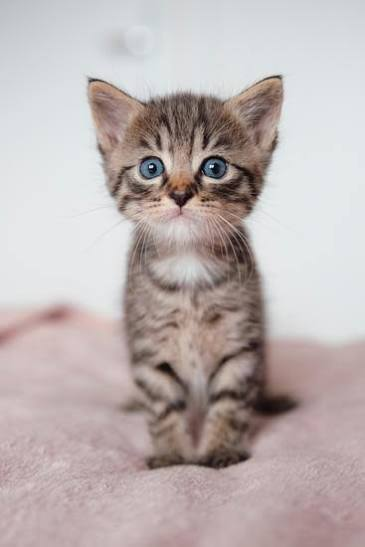
#> input picture CAT_images.jpg, 365 x 547 px
$ jupyter execute Assignment.ipynb
#> lines starting #> are read from the running program, lines starting #| are printed output that depends on the picture; long printed decimals are rounded
Q1. Read an image using OpenCV and display it

Approach:

Use cv2.imread() to read the image and cv2.imshow()/Matplotlib to display it.

[cell 1]
import cv2
import matplotlib.pyplot as plt

image = cv2.imread('CAT_images.jpg')
#> image is the input picture: shape (547, 365, 3); mean B, G, R 177.5, 177.9, 188.5

plt.figure(figsize=(8, 6))
plt.imshow(cv2.cvtColor(image, cv2.COLOR_BGR2RGB))
plt.axis("off")
plt.show()

Observation:
The image was successfully read using OpenCV and displayed using Matplotlib after converting the color format from BGR to RGB.

Result:
The input image was successfully loaded and visualized.

Q2.Check Whether an Image Was Loaded Successfully

Approach / Logic

The objective is to verify whether OpenCV successfully loaded the image.

[cell 2]
import cv2

image = cv2.imread('CAT_images.jpg')

if image is None:
    print("Image not loaded")
else:
    print("Image loaded successfully")

Observation

The program checks whether OpenCV successfully reads the image.

Result

The image was successfully loaded using OpenCV.

Q3.Print the image height, width, and number of channels.

Approach:

Read the image using cv2.imread().

Use image.shape to get the image dimensions.

Store the height, width, and channels separately.

Print the values.

[cell 3]
import cv2

image = cv2.imread('CAT_images.jpg')

height, width, channels = image.shape
#> height = 547; width = 365; channels = 3

print("Height:", height)
#| Height: 547
print("Width:", width)
#| Width: 365
print("Channels:", channels)
#| Channels: 3

Observation

The program displays the height, width, and number of color channels of the image.

Result

The dimensions and channels of the image were successfully obtained using image.shape.

Q4.Calculate and print the total number of pixels in an image

Approach:

Read the image using cv2.imread().

Get the image height and width using image.shape.

Multiply height × width to calculate the total number of pixels.

Print the result.

[cell 4]
import cv2

image = cv2.imread('CAT_images.jpg')

height, width = image.shape[:2]

total_pixels = height * width
#> total_pixels = 199655

print("Total number of pixels:", total_pixels)
#| Total number of pixels: 199655

Observation

The total number of pixels is calculated by multiplying the image height by its width.

Result

The total number of pixels in the image was successfully calculated.

Q5.Print the data type (dtype) of the image matrix.

Approach:

Read the image using cv2.imread().

Use image.dtype to find the data type of the image.

Print the result

[cell 5]
import cv2

image = cv2.imread('CAT_images.jpg')

print("Image data type:", image.dtype)
#| Image data type: uint8

Observation

The program displays the data type used to store the pixel values of the image.

Result

The data type of the image was successfully obtained.

Q6.Read an image and save it with a different filename using OpenCV.

Approach:

Read the image using cv2.imread().

Save the image with a new filename using cv2.imwrite().

Print a message to confirm that the image was saved.

[cell 6]
import cv2

image = cv2.imread('CAT_images.jpg')

cv2.imwrite('CAT_new.jpg', image)

print("Image saved successfully")

Observation

The original image is read and saved with a new filename.

Result

The image was successfully saved as CAT_new.jpg

Q7.Read an image directly in grayscale mode and display it

Approach:

Read the image using cv2.imread().

Use cv2.IMREAD_GRAYSCALE to read it directly as a grayscale image.

Display the grayscale image using Matplotlib

[cell 7]
import cv2
import matplotlib.pyplot as plt

image = cv2.imread('CAT_images.jpg', cv2.IMREAD_GRAYSCALE)
#> image: shape (547, 365); min 0, max 242, mean 181.1

plt.imshow(image, cmap='gray')
plt.axis("off")
plt.show()

Observation

The image is displayed in grayscale, without color information.

Result

The image was successfully read and displayed in grayscale mode

Q8.Convert a color image to grayscale using cv2.cvtColor().

Approach:

Read the color image using cv2.imread().

Use cv2.cvtColor() to convert the BGR image into grayscale.

Display the grayscale imag

[cell 8]
import cv2
import matplotlib.pyplot as plt

image = cv2.imread('CAT_images.jpg')

gray = cv2.cvtColor(image, cv2.COLOR_BGR2GRAY)

plt.imshow(gray, cmap='gray')
plt.axis("off")
plt.show()

Observation

The original color image is converted into a grayscale image containing different shades from black to white.

Result

The color image was successfully converted to grayscale using cv2.cvtColor().

Q9.Display an image using Matplotlib and hide the axis.

Approach:

Read the image using OpenCV.

Convert BGR to RGB for correct display.

Display the image using Matplotlib.

Hide the axis.

[cell 9]
import cv2
import matplotlib.pyplot as plt

image = cv2.imread('CAT_images.jpg')

image = cv2.cvtColor(image, cv2.COLOR_BGR2RGB)

plt.imshow(image)
plt.axis("off")
plt.show()

Observation

The image is displayed using Matplotlib without showing the coordinate axes.

Result

The image was successfully displayed using Matplotlib with the axis hidden.

Q10.Resize an image to 50% of its original width and height.

Approach:

Read the image using cv2.imread().

Use cv2.resize() to reduce both width and height to 50%.

Display the resized image.

[cell 10]
import cv2
import matplotlib.pyplot as plt

image = cv2.imread('CAT_images.jpg')

resized = cv2.resize(image, None, fx=0.5, fy=0.5)

plt.imshow(cv2.cvtColor(resized, cv2.COLOR_BGR2RGB))
plt.axis("off")
plt.show()
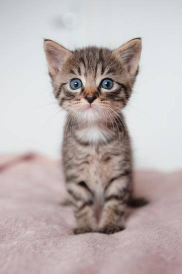
#> shown: shape (274, 182, 3); mean R, G, B 188.6, 177.9, 177.5

Observation

The image size is reduced to half of its original width and height.

Result

The image was successfully resized to 50% of its original dimensions using cv2.resize().

Q11. Access and print the pixel value at a selected (x, y) coordinate.

Approach:
Read the image, choose valid x and y coordinates, and use NumPy indexing as image[y, x].

[cell 11]
import cv2

image = cv2.imread('CAT_images.jpg')
x, y = 100, 100
print('Pixel value:', image[y, x])
#| Pixel value: [ 98 109 137]

Observation
The pixel is accessed with row y followed by column x.

Result
The pixel value at the selected coordinate was successfully obtained.

Q12. Modify the intensity/value of a selected pixel and save the modified image.

Approach:
Read the image, set the chosen BGR pixel value to black, and save the result.

[cell 12]
import cv2

image = cv2.imread('CAT_images.jpg')
x, y = 100, 100
image[y, x] = [0, 0, 0]
#> image: shape (547, 365, 3)
cv2.imwrite('modified_pixel_image.jpg', image)
print('Pixel modified and image saved')

Observation
The selected pixel is changed to black.

Result
The modified image is saved as modified_pixel_image.jpg.

Q13. Print the B, G, and R values of a selected color-image pixel.

Approach:
Read the color image and unpack the BGR values returned by image[y, x].

[cell 13]
import cv2

image = cv2.imread('CAT_images.jpg')
x, y = 100, 100
b, g, r = image[y, x]
#> b = 98; g = 109; r = 137
print('Blue:', b)
#| Blue: 98
print('Green:', g)
#| Green: 109
print('Red:', r)
#| Red: 137

Observation
OpenCV stores color pixels in BGR order.

Result
The blue, green, and red intensity values were successfully obtained.

Q14. Split a color image into its B, G, and R channels and display each channel.

Approach:
Use cv2.split() and display each single-channel image with a grayscale colormap.

[cell 14]
import cv2
import matplotlib.pyplot as plt
import numpy as np

image = cv2.imread('CAT_images.jpg')

b, g, r = cv2.split(image)
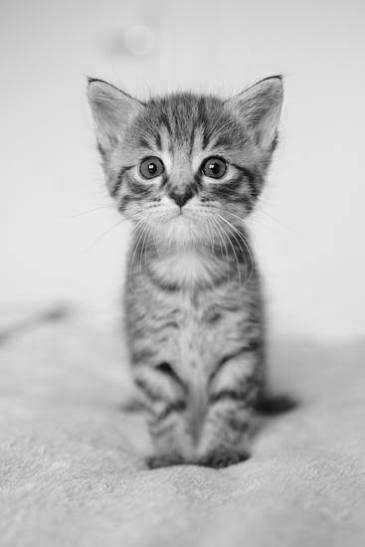
#> r: shape (547, 365); min 0, max 247, mean 188.5

blue = np.zeros_like(image)
green = np.zeros_like(image)
red = np.zeros_like(image)

blue[:, :, 0] = b
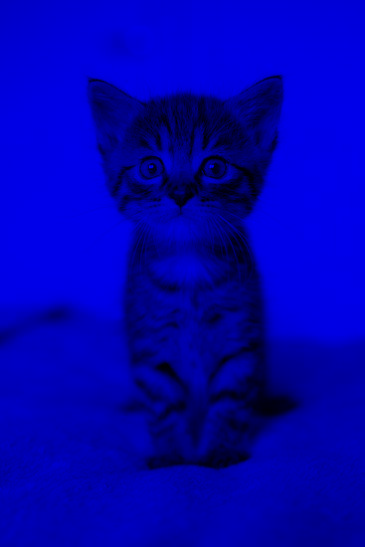
#> blue: shape (547, 365, 3); mean of channels 0, 1, 2 177.5, 0, 0; drawn as B, G, R
green[:, :, 1] = g
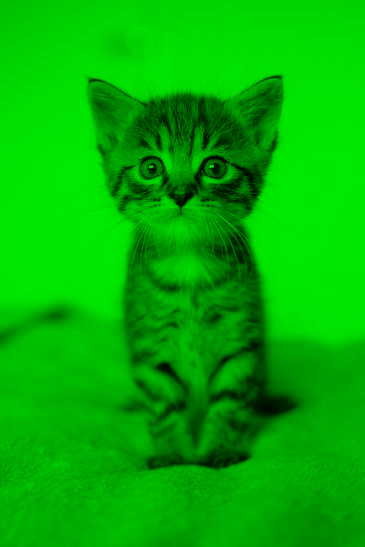
#> green: shape (547, 365, 3); mean of channels 0, 1, 2 0, 177.9, 0; drawn as B, G, R
red[:, :, 2] = r
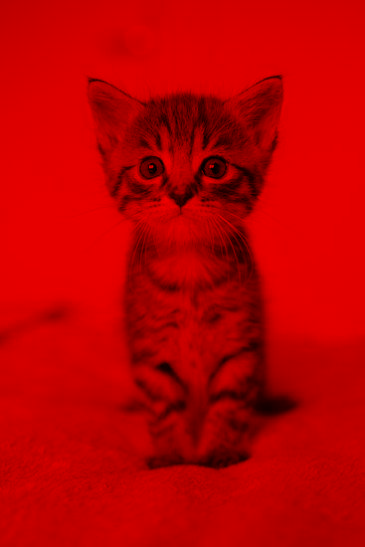
#> red: shape (547, 365, 3); mean of channels 0, 1, 2 0, 0, 188.5; drawn as B, G, R

plt.figure(figsize=(12, 4))

plt.subplot(1, 3, 1)
plt.imshow(cv2.cvtColor(blue, cv2.COLOR_BGR2RGB))
plt.title("Blue Channel")
plt.axis("off")

plt.subplot(1, 3, 2)
plt.imshow(cv2.cvtColor(green, cv2.COLOR_BGR2RGB))
plt.title("Green Channel")
plt.axis("off")

plt.subplot(1, 3, 3)
plt.imshow(cv2.cvtColor(red, cv2.COLOR_BGR2RGB))
plt.title("Red Channel")
plt.axis("off")

plt.show()

Observation
Each channel shows the intensity contribution of one color component.

Result
The B, G, and R channels were successfully separated and displayed.

Q15. Merge separate B, G, and R channels into a single color image.

Approach:
Split the source image, merge the channels with cv2.merge(), and convert BGR to RGB for display.

[cell 15]
import cv2
import matplotlib.pyplot as plt

image = cv2.imread('CAT_images.jpg')
b, g, r = cv2.split(image)
merged = cv2.merge([b, g, r])
plt.imshow(cv2.cvtColor(merged, cv2.COLOR_BGR2RGB))
plt.axis('off')
plt.show()

Observation
Combining the original B, G, and R planes reconstructs the color image.

Result
The channels were successfully merged into a single color image.

Q16. Calculate the minimum and maximum intensity values of a grayscale image.

Approach:
Read the image in grayscale and use min() and max() on its pixel matrix.

[cell 16]
import cv2

image = cv2.imread('CAT_images.jpg', cv2.IMREAD_GRAYSCALE)
print('Minimum intensity:', image.min())
#| Minimum intensity: 0
print('Maximum intensity:', image.max())
#| Maximum intensity: 242

Observation
The minimum and maximum values represent the darkest and brightest pixels.

Result
The grayscale intensity range was successfully calculated.

Q17. Calculate the mean intensity of a grayscale image.

Approach:
Read the grayscale image and calculate the average of all pixel values using mean().

[cell 17]
import cv2

image = cv2.imread('CAT_images.jpg', cv2.IMREAD_GRAYSCALE)
print('Mean intensity:', image.mean())
#| Mean intensity: 181.094

Observation
Mean intensity represents the average brightness of the image.

Result
The mean grayscale intensity was successfully calculated.

Q18. Calculate the mean and standard deviation of a grayscale image.

Approach:
Use mean() and std() on the grayscale pixel matrix.

[cell 18]
import cv2

image = cv2.imread('CAT_images.jpg', cv2.IMREAD_GRAYSCALE)
print('Mean:', image.mean())
#| Mean: 181.094
print('Standard deviation:', image.std())
#| Standard deviation: 46.909

Observation
Standard deviation indicates how much the image intensities vary around the mean.

Result
The mean and standard deviation were successfully calculated.

Q19. Create a 256 x 256 grayscale image with intensity value 128.

Approach:
Create a uint8 NumPy array filled with 128 and display it as grayscale.

[cell 19]
import numpy as np
import matplotlib.pyplot as plt

image = np.full((256, 256), 128, dtype=np.uint8)
plt.imshow(image, cmap='gray', vmin=0, vmax=255)
plt.axis('off')
plt.show()
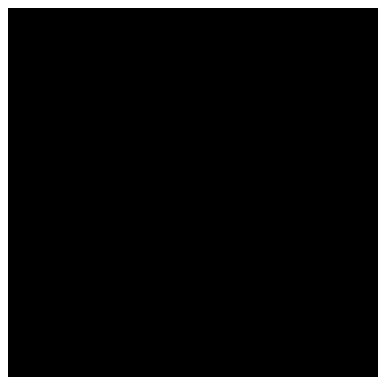
#> figure drawn by matplotlib, 1 panel

Observation
Every pixel has the same intensity, producing a uniform gray image.

Result
A 256 x 256 grayscale image with value 128 was successfully created.

Q20. Create and display a grayscale intensity ramp from 0 to 255.

Approach:
Create values from 0 to 255 and repeat them across multiple rows.

[cell 20]
import numpy as np
import matplotlib.pyplot as plt

image = np.tile(np.arange(256, dtype=np.uint8), (100, 1))
plt.imshow(image, cmap='gray', vmin=0, vmax=255)
plt.axis('off')
plt.show()
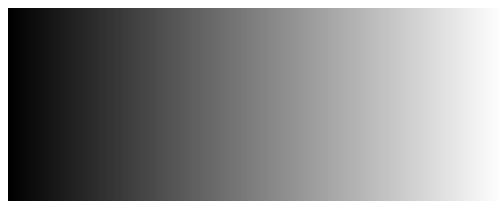
#> figure drawn by matplotlib, 1 panel

Observation
The ramp changes gradually from black at the left to white at the right.

Result
A grayscale intensity ramp from 0 to 255 was successfully created.

Q21. Convert an 8-bit grayscale image into a 4-bit quantized image.

Approach:
Reduce the 256 levels to 16 levels using integer division by 16.

[cell 21]
import cv2
import matplotlib.pyplot as plt

image = cv2.imread('CAT_images.jpg', cv2.IMREAD_GRAYSCALE)
quantized = (image // 16) * 16
plt.imshow(quantized, cmap='gray', vmin=0, vmax=255)
plt.axis('off')
plt.show()

Observation
The image contains 16 discrete intensity levels instead of 256.

Result
The 8-bit image was successfully converted to a 4-bit quantized image.

Q22. Convert an 8-bit grayscale image into a 2-bit quantized image.

Approach:
Reduce the 256 levels to four levels using integer division by 64.

[cell 22]
import cv2
import matplotlib.pyplot as plt

image = cv2.imread('CAT_images.jpg', cv2.IMREAD_GRAYSCALE)
quantized = (image // 64) * 64
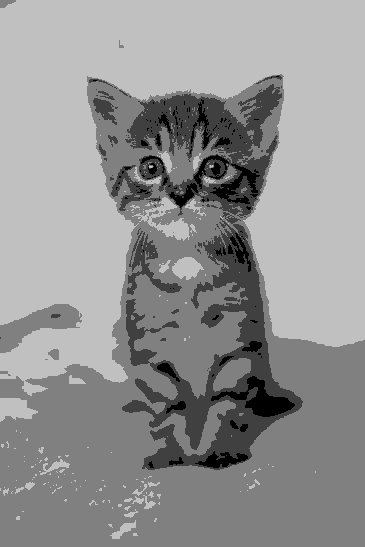
#> quantized: shape (547, 365); min 0, max 192, mean 146.7
plt.imshow(quantized, cmap='gray', vmin=0, vmax=255)
plt.axis('off')
plt.show()

Observation
The image contains only four main intensity levels.

Result
The 8-bit image was successfully converted to a 2-bit quantized image.

Q23. Downsample an image by a factor of 2 and print both resolutions.

Approach:
Get the original dimensions and resize the image to half its width and height.

[cell 23]
import cv2

image = cv2.imread('CAT_images.jpg')
height, width = image.shape[:2]
downsampled = cv2.resize(image, (width // 2, height // 2))
print('Original resolution:', width, 'x', height)
#| Original resolution: 365 x 547
print('New resolution:', downsampled.shape[1], 'x', downsampled.shape[0])
#| New resolution: 182 x 273

Observation
The width and height are each reduced by half.

Result
The image was successfully downsampled by a factor of 2.

Q24. Crop a rectangular Region of Interest (ROI) using coordinates.

Approach:
Select two corner coordinates and use NumPy slicing in y, x order.

[cell 24]
import cv2
import matplotlib.pyplot as plt

image = cv2.imread('CAT_images.jpg')

x1, y1 = 20, 20
x2, y2 = 150, 150

roi = image[y1:y2, x1:x2]
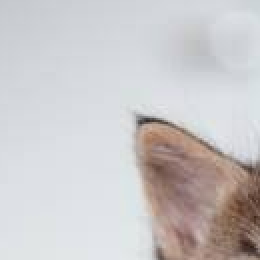
#> roi: shape (130, 130, 3) (shown 2 times larger); mean B, G, R 200.7, 199.5, 202.4

plt.imshow(cv2.cvtColor(roi, cv2.COLOR_BGR2RGB))
plt.axis('off')
plt.show()

Observation
Only the selected rectangular area is displayed.

Result
The Region of Interest was successfully cropped using image slicing.

Q25. Rotate an image by 90 degrees, display it, and save it.

Approach:
Use cv2.rotate() for a clockwise 90-degree rotation, then display and save the result.

[cell 25]
import cv2
import matplotlib.pyplot as plt

image = cv2.imread('CAT_images.jpg')
rotated = cv2.rotate(image, cv2.ROTATE_90_CLOCKWISE)
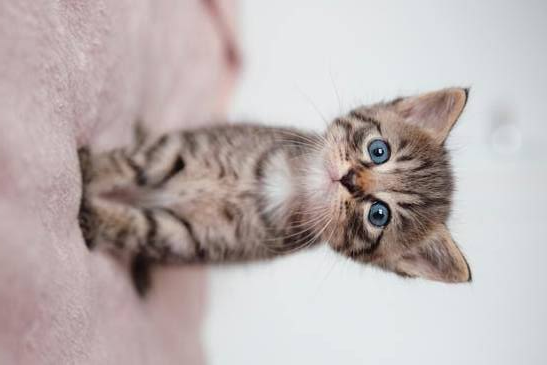
#> rotated: shape (365, 547, 3); mean B, G, R 177.5, 177.9, 188.5
cv2.imwrite('rotated_image.jpg', rotated)
plt.imshow(cv2.cvtColor(rotated, cv2.COLOR_BGR2RGB))
plt.axis('off')
plt.show()

$ run again, with rotated_image.jpg copied over CAT_images.jpg
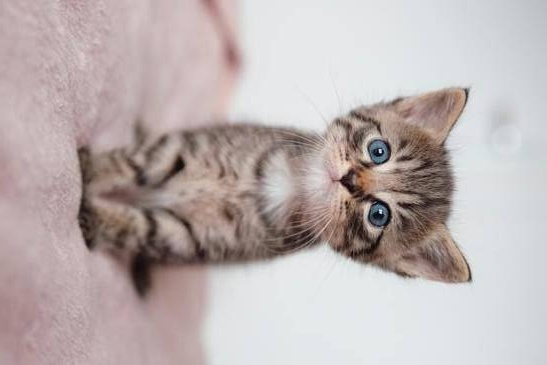
#> input picture rotated_image.jpg, 547 x 365 px
#> image is the input picture: shape (365, 547, 3); mean B, G, R 177.6, 177.9, 188.6
#| Height: 365
#| Width: 547
#| Channels: 3
#| Total number of pixels: 199655
#| Image data type: uint8
#| Pixel value: [164 162 182]
#> `b, g, r = image[y, x]`: b = 164; g = 162; r = 182
#| Blue: 164
#| Green: 162
#| Red: 182
#| Minimum intensity: 0
#| Maximum intensity: 240
#| Mean intensity: 181.101
#| Mean: 181.101
#| Standard deviation: 46.916
#| Original resolution: 547 x 365
#| New resolution: 273 x 182
#> `roi = image[y1:y2, x1:x2]`:
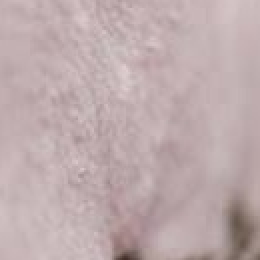
#> roi: shape (130, 130, 3) (shown 2 times larger); mean B, G, R 172.6, 171.2, 190
#> `rotated = cv2.rotate(image, cv2.ROTATE_90_CLOCKWISE)`:
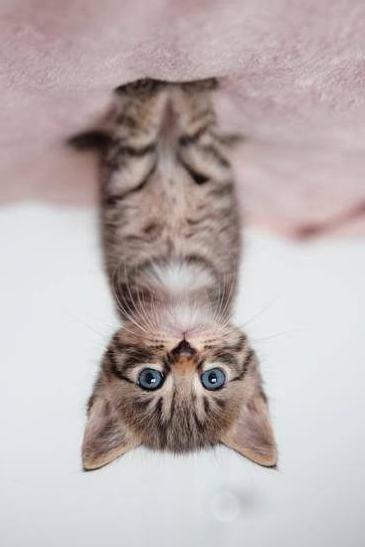
#> rotated: shape (547, 365, 3); mean B, G, R 177.6, 177.9, 188.6
